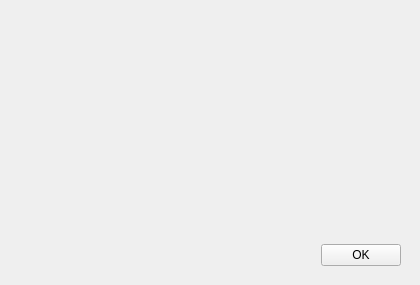
<?xml version="1.0" encoding="UTF-8"?>
<ui version="4.0">
 <class>SnapshotWindow</class>
 <widget class="QMainWindow" name="SnapshotWindow">
  <property name="geometry">
   <rect>
    <x>0</x>
    <y>0</y>
    <width>420</width>
    <height>285</height>
   </rect>
  </property>
  <property name="windowTitle">
   <string>ButterManager</string>
  </property>
  <widget class="QWidget" name="centralwidget">
   <layout class="QVBoxLayout" name="verticalLayout_2">
    <item>
     <layout class="QVBoxLayout" name="verticalLayout" stretch="10,0">
      <property name="leftMargin">
       <number>10</number>
      </property>
      <property name="topMargin">
       <number>10</number>
      </property>
      <property name="rightMargin">
       <number>10</number>
      </property>
      <property name="bottomMargin">
       <number>10</number>
      </property>
      <item>
       <widget class="QLabel" name="label_info">
        <property name="text">
         <string/>
        </property>
        <property name="alignment">
         <set>Qt::AlignCenter</set>
        </property>
       </widget>
      </item>
      <item>
       <layout class="QHBoxLayout" name="horizontalLayout">
        <item>
         <spacer name="horizontalSpacer">
          <property name="orientation">
           <enum>Qt::Horizontal</enum>
          </property>
          <property name="sizeHint" stdset="0">
           <size>
            <width>40</width>
            <height>20</height>
           </size>
          </property>
         </spacer>
        </item>
        <item>
         <widget class="QPushButton" name="button_ok">
          <property name="text">
           <string>OK</string>
          </property>
         </widget>
        </item>
       </layout>
      </item>
     </layout>
    </item>
   </layout>
  </widget>
 </widget>
 <resources/>
 <connections/>
</ui>
